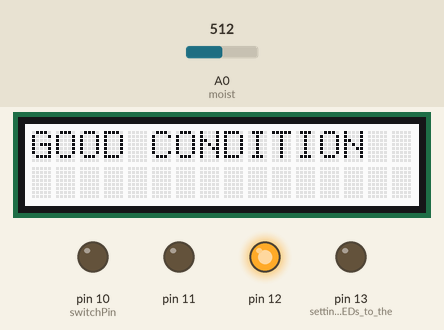
Simulated run of this sketch. Board: Arduino Leonardo, built with avr-gcc and run on an emulated ATmega32U4. Shown: 16×2 character LCD, output pins drawn as LEDs (lit = HIGH). The test bench sets the inputs (shaded band); at power-on: A0 (moist) = 512. Storage starts empty; what the sketch prints to the serial monitor is not drawn.

Above: at 1.2 s.
1.3 s: A0 (moist) set to 691
9.1 s: A0 (moist) set to 699
At 9.5 s:
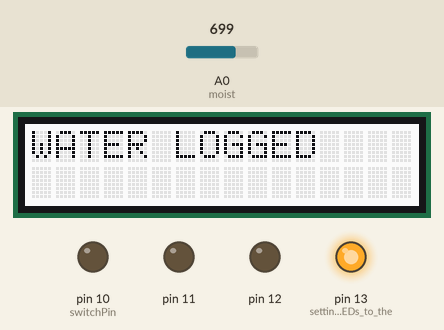
14.7 s: A0 (moist) set to 1023
At 16.1 s:
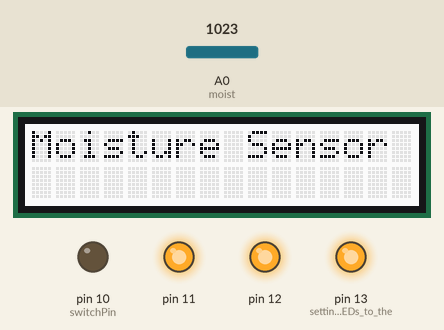
22.5 s: A0 (moist) set to 900
At 26.2 s:
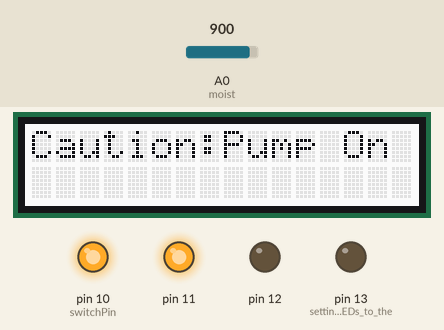
30.3 s: A0 (moist) set to 690
At 31.9 s:
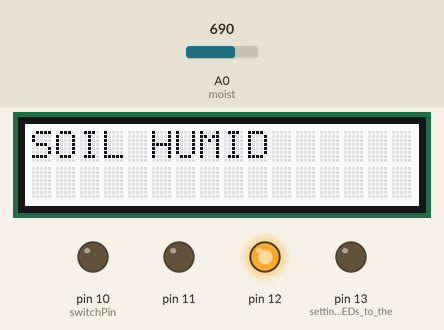
38.1 s: A0 (moist) set to 709
At 42.4 s:
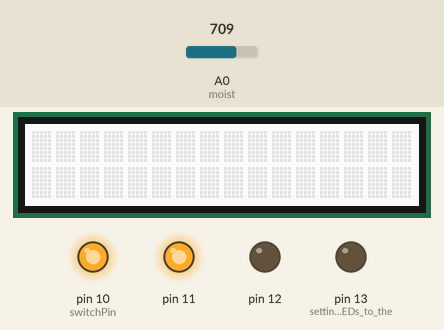
Timing chart, 0 to 43.9 s (numbered marks = the images above; inputs shaded):
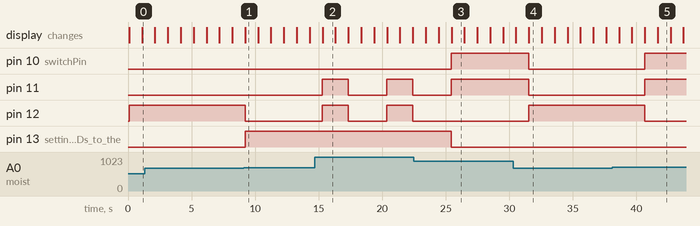

The sketch:

writingtofile.ino
```cpp
#include <Wire.h>
#include "rgb_lcd.h"
#include <SD.h>

File myFile;
rgb_lcd lcd;

int Value,moist=A0;
int switchPin=10;

void setup()
{
  pinMode(moist,INPUT);
  pinMode(switchPin,OUTPUT);
  pinMode(13,OUTPUT);       //settingup the LEDs to the respective pins
  pinMode(12,OUTPUT);
  pinMode(11,OUTPUT);
// Some time to open serial monitor

// Open serial communications and wait for port to open:
  lcd.begin(16,2);
  Serial.begin(9600);
  while (!Serial) {
    ; // wait for serial port to connect. Needed for Leonardo only
  }

  Serial.print("Initializing SD card...");

  // open the file. note that only one file can be open at a time,
  // so you have to close this one before opening another.
  myFile = SD.open("test.txt", FILE_WRITE);

}

void loop()
{
  Value = analogRead(moist);
    // nothing happens after setup
   myFile = SD.open("test.txt", FILE_WRITE);

    // if the file opened okay, write to it:
  if(Value > 1020){
  if (myFile) {
    Serial.println("SENSOR NOT CONNECTED");
    myFile.print(",SENSOR_NOT_CONNECTED,");
    myFile.print(Value);
    myFile.print(".");
    // close the file:
    myFile.close();
    //Serial.println("done.");
  } else {
    // if the file didn't open, print an error:
    Serial.println("error opening test.txt");
  }
  //Relay pins
  digitalWrite(switchPin,LOW);
  digitalWrite(13,HIGH);
  digitalWrite(12, HIGH);
  digitalWrite(11, HIGH);
  lcd.print("Moisture Sensor");
  delay(1000);
  lcd.clear();
  lcd.print("Disconected");
  delay(1000);
  lcd.clear();
  }
  // if the file opened okay, write to it:
  if(Value > 700 && Value < 1020){
  if (myFile) {
    Serial.println("THE SOIL MOISTURE CONTENT IS LOW POWER THE PUMP");
    myFile.print(",LOW_MOISTURE,");
    myFile.print(Value);
    myFile.print(".");
    // close the file:
    myFile.close();
    //Serial.println("done.");
  } else {
    // if the file didn't open, print an error:
    Serial.println("error opening test.txt");
  }
  //Relay pins
  digitalWrite(switchPin,HIGH);
  Serial.println("THE SOIL MOISTURE CONTENT IS LOW POWER THE PUMP");
  digitalWrite(13, LOW);
  digitalWrite(11, HIGH);
  digitalWrite(12, LOW);
  lcd.print("Caution:Pump On");
  delay(1000);
  lcd.clear();
  }
  // if the file opened okay, write to it:
  else if(Value > 400 && Value < 699){
  if (myFile) {
    Serial.println("THE SOIL IS HUMID: GOOD CONDITION FOR THE FARM");
    myFile.print(",HUMID_CONDITION,");
    myFile.print(Value);
    myFile.print(".");
    // close the file:
    myFile.close();
    //Serial.println("done.");
  } else {
    // if the file didn't open, print an error:
    Serial.println("error opening test.txt");
  }
  //Relay pins
  digitalWrite(switchPin,LOW);
  //Serial.println("The Soil Is i a Humid Condition");
  digitalWrite(13, LOW);
  digitalWrite(12, HIGH);
  digitalWrite(11, LOW);
  lcd.print("SOIL HUMID");
  delay(1000);
  lcd.clear();
  lcd.print("GOOD CONDITION");
  delay(1000);
  lcd.clear();

  }
  // if waterloged
 //else(Value > 0 && Value < 399)
else{
  if (myFile) {
    Serial.println("WATER PLEASE DISCONNECT THE PUMP");
    myFile.print(",WATER_LOGGED,");
    myFile.print(Value);
    myFile.print(".");
    // close the file:
    myFile.close();
    Serial.println("done.");
  } else {
    // if the file didn't open, print an error:
    Serial.println("error opening test.txt");
  }
  //Relay pins
  digitalWrite(switchPin,LOW);
  //Serial.println("The Soil Is Water Logged");
  digitalWrite(13, HIGH);
  digitalWrite(12, LOW);
  digitalWrite(11, LOW);
  lcd.print("WATER LOGGED");
  delay(1000);
  lcd.clear();
  lcd.print("DISCONECT PUMP");
  delay(1000);
  lcd.clear();
  }
  delay(1000);
}
```

Measured:
- the behaviour switches between 698 and 699 on A0 (moist) (found by bisection; images 0 and 1)
- after the input at 9.1 s, pin 12: HIGH → LOW after 0.11 s; pin 13 (settingup_the_LEDs_to_the): LOW → HIGH after 0.11 s; the display: changes after 0.12 s (image 1)
- after the input at 14.7 s, pin 11, pin 12: alternates HIGH for 2.0 s and LOW for 3.0 s, starting after 0.60 s; the display: changes after 0.61 s (image 2)
- after the input at 22.5 s, pin 10 (switchPin): LOW → HIGH after 2.9 s; pin 11: goes on until 25.4 s, then stays HIGH; pin 12: stays LOW (without the input it goes to HIGH after 2.9 s); pin 13 (settingup_the_LEDs_to_the): HIGH → LOW after 2.9 s; the display: first differs from a run without the input after 3.0 s (image 3)
- after the input at 30.3 s, pin 10 (switchPin), pin 11: HIGH → LOW after 1.2 s; pin 12: LOW → HIGH after 1.2 s; the display: first differs from a run without the input after 1.2 s (image 4)
- after the input at 38.1 s, pin 10 (switchPin), pin 11: LOW → HIGH after 2.6 s; pin 12: HIGH → LOW after 2.6 s; the display: first differs from a run without the input after 2.6 s (image 5 shows a later state)
- what the display in image 1 shows lasts 1.0 s, from 9.2 s to 10.2 s
